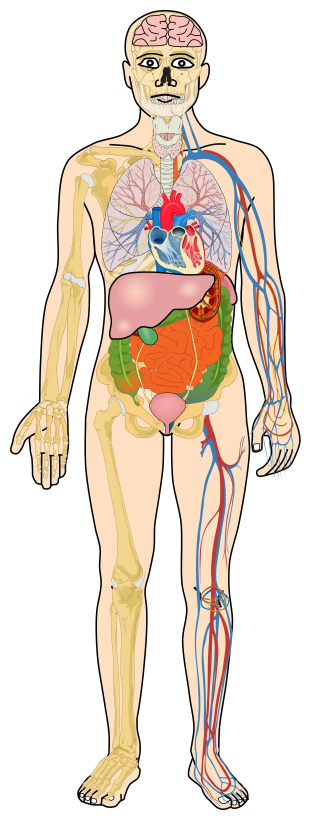
#> input picture images/clovek/organy.webp, 622 x 1640 px (shown at 1/2 size)
$ python build_organy.py
#> lines starting #> are read from the running program, lines starting #| are printed output that depends on the picture
### tools/hotspots/clovek/common.py
# Shared by build_*.py: rough hand polygons (read from gridded crops) are tightened to the ink silhouette of the
# drawing (sil.py), widened again for taps but only inside their own rough polygon, and carved in priority order
# with tools/hotspots/smysly/shapes.py (no overlaps, no holes). Writes hs_<fig>.json and an overlay ov_<fig>.png.
import os, sys, json, numpy as np, cv2
from shapely.geometry import Polygon, MultiPolygon, Point
from shapely.ops import unary_union
from PIL import Image, ImageDraw
HERE = os.path.dirname(os.path.abspath(__file__)); ROOT = os.path.abspath(os.path.join(HERE, "..", "..", ".."))
sys.path.insert(0, os.path.join(HERE, "..", "smysly"))
from shapes import finalize

P = lambda pts: Polygon(pts).buffer(0)
def U(*ps): return unary_union([p if hasattr(p, "area") else P(p) for p in ps])
def circle(x, y, r): return Point(x, y).buffer(r, 24)

# [17 lines left out: functions _mask, _poly, not called in this run]

def build(fig, image, layers, sil=None, fills=(), widen=10, raw=()):
    """layers: {layer: (order, {id: rough geometry})}. sil: silhouette png name or None (use the rough shapes).
    fills: geometries added to the silhouette where the ink outline leaks. raw: ids that skip the silhouette."""
#> called with fig = 'organy', image = 'images/clovek/organy.webp', fills = (), widen = 10, raw = ()
    im = Image.open(os.path.join(ROOT, image)).convert("RGBA"); w, h = im.size
#> after `w, h = im.size`: w = 622; h = 1640
    S = None
    if sil:
        S = cv2.imread(os.path.join(HERE, sil), cv2.IMREAD_GRAYSCALE)
        for f in fills: S = np.maximum(S, _mask(f, w, h))
    k = cv2.getStructuringElement(cv2.MORPH_ELLIPSE, (2 * widen + 1, 2 * widen + 1))
    res = {}
    for layer, (order, shapes) in layers.items():
        tight = {}
        for i in order:
            g = shapes[i]
            if S is not None and i not in raw:
                r = _mask(g, w, h); t = cv2.bitwise_and(r, S)
                t = cv2.bitwise_and(cv2.dilate(t, k), r)
                g = _poly(t)
            tight[i] = g
        res[layer] = finalize(tight, order)
    json.dump(res, open(os.path.join(HERE, f"hs_{fig}.json"), "w"))
    cols = [(220,40,40),(40,120,220),(30,160,60),(200,120,0),(150,40,200),(0,170,170),(230,0,130),(120,120,0),(90,60,30),(0,90,160)]
    for layer, items in res.items():
        ov = Image.new("RGBA", im.size); d = ImageDraw.Draw(ov)
        for n, (i, ps) in enumerate(items.items()):
            c = cols[n % len(cols)]
            for p in ps:
                d.polygon([tuple(q) for q in p], fill=c + (80,), outline=c + (255,))
            if ps:
                cx, cy = Polygon(max(ps, key=lambda p: Polygon(p).area)).representative_point().coords[0]
                d.text((cx - 20, cy - 5), i, fill=(0, 0, 0, 255))
        Image.alpha_composite(im, ov).convert("RGB").save(os.path.join(HERE, f"ov_{fig}_{layer}.png"))
        print(fig, layer, {i: len(ps) for i, ps in items.items() if True})
        missing = [i for i, ps in items.items() if not ps]
        if missing: print("  EMPTY:", missing)
#> this loop made 1 pass
#> pass 1, in build, `Image.alpha_composite(im, ov).convert("RGB").save(os.path.join(HERE, f..`:
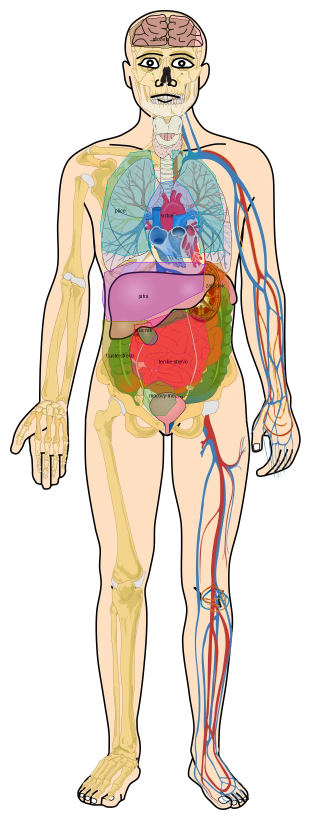
#> saved as ov_organy_organy.png: PIL image 622x1640 RGB (shown at 1/2 size); mean R, G, B 230.3, 217.7, 206.8
#> after the loop:
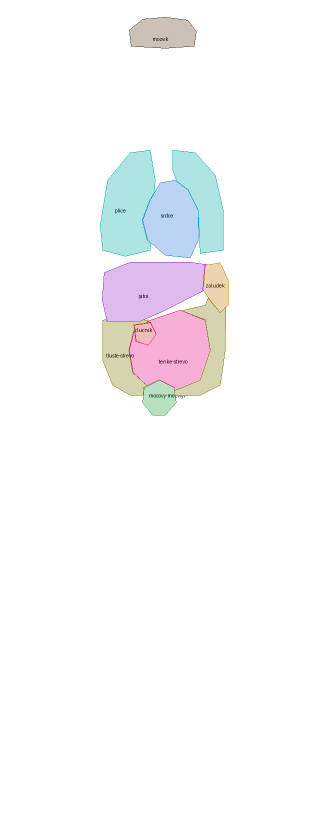
#> ov: PIL image 622x1640 RGBA (shown at 1/2 size); mean R, G, B, A 11.1, 10.5, 14.2, 9.6; transparent parts drawn white
    return res

### tools/hotspots/smysly/shapes.py
# Shared by build*.py: turns the hotspot shapes into plain polygon lists for data/hotspots-kostra.js.
# Shapes are simplified, snapped to a 0.1 px grid and cut against the ones already placed (in priority
# order), so neighbouring hotspots never overlap after rounding. The atlas draws plain polygons,
# so a ring-shaped part is cut through each hole.
import shapely
from shapely.geometry import Polygon, LineString
from shapely.ops import split

GRID = 0.1
def _polys(g):
    if g.is_empty: return []
    if g.geom_type == "Polygon": return [g]
    return [q for p in getattr(g, "geoms", []) for q in _polys(p)]

def _dehole(p):
    if not p.interiors: return [p]
    cx, cy = p.interiors[0].centroid.coords[0]; x0, y0, x1, y1 = p.bounds
    return [q for g in split(p, LineString([(x0 - 1, cy), (x1 + 1, cy)])).geoms for q in _dehole(g)]

def finalize(shapes, order, tol=0.8, min_area=80):
    out = {}; taken = Polygon()
    for k in order:
        g = shapely.set_precision(shapes[k].simplify(tol).buffer(0), GRID)
        g = shapely.set_precision(g.difference(taken), GRID)
        g = shapely.set_precision(g.buffer(-0.3, join_style=2).buffer(0.3, join_style=2).intersection(g), GRID)   # open pinch points
        pieces = [shapely.set_precision(q, GRID) for p in _polys(g) for q in _dehole(p)]
        rings = []
        for q in pieces:
            for f in _polys(q):
                if f.area <= min_area: continue
                rings.append([[round(x, 1), round(y, 1)] for x, y in list(f.exterior.coords)[:-1]])
        out[k] = rings
        taken = shapely.set_precision(shapely.union_all([taken, g]), GRID)
    # second pass on the final outlines: later items give way to earlier ones
    placed = Polygon(); final = {}
    for k in order:
        rings = []
        for r in out[k]:
            for f in _polys(Polygon(r).difference(placed.buffer(0.15, join_style=2))):   # 0.15 px gap: no slivers after rounding
                if f.area <= min_area: continue
                rr = [[round(x, 1), round(y, 1)] for x, y in list(f.exterior.coords)[:-1]]
                if Polygon(rr).is_valid: rings.append(rr)
        final[k] = rings
        placed = shapely.union_all([placed] + [Polygon(r) for r in rings])
    return final

### tools/hotspots/clovek/build_organy.py
# Human organs (organy.webp, 622 x 1640, "SVG Human With All Organs") and the reproductive organs
# (rozmnozovaci-muz.webp 683 x 1070, rozmnozovaci-zena.webp 1009 x 946). Coloured drawings: hand polygons as they are.
from common import *
O = {}
O["zlucnik"] = P([(268,650),(300,645),(312,668),(296,690),(272,682)])
O["srdce"] = P([(300,400),(320,365),(350,360),(376,380),(396,420),(396,480),(380,515),(330,510),(295,480),(285,440)])
O["mocovy-mechyr"] = P([(288,775),(318,760),(348,775),(352,805),(330,830),(305,830),(285,805)])
O["zaludek"] = P([(410,530),(440,525),(456,560),(456,610),(440,625),(420,600),(406,580)])
O["jatra"] = P([(208,545),(260,524),(380,524),(420,530),(410,580),(370,600),(330,620),(280,642),(214,642),(204,600)])
O["plice"] = U(P([(200,450),(215,360),(260,305),(300,300),(310,360),(300,500),(250,512),(205,500)]),
               P([(345,300),(390,305),(430,350),(446,420),(446,500),(400,506),(396,420),(360,380),(345,340)]))
O["tenke-strevo"] = P([(268,662),(300,640),(360,620),(410,640),(420,700),(400,760),(350,780),(295,772),(266,745),(258,700)])
O["tluste-strevo"] = P([(205,640),(250,632),(300,642),(360,622),(410,610),(432,560),(452,575),(450,700),(440,770),(400,790),(330,792),(260,790),(225,770),(205,720)])
O["mozek"] = P([(258,60),(285,38),(330,34),(375,40),(392,62),(388,92),(330,96),(262,92)])
ORDER = ["zlucnik","srdce","mocovy-mechyr","zaludek","jatra","plice","tenke-strevo","tluste-strevo","mozek"]
build("organy", "images/clovek/organy.webp", {"organy": (ORDER, O)})

M = {}
M["prostata"] = P([(135,470),(190,460),(240,480),(250,520),(230,560),(195,575),(160,560),(132,520)])
M["mocovy-mechyr"] = P([(80,280),(120,245),(250,235),(370,260),(420,310),(440,370),(420,420),(330,470),(230,476),(150,460),(90,410),(78,340)])
M["varle"] = P([(360,780),(400,755),(450,760),(485,790),(505,840),(505,920),(480,960),(420,968),(380,950),(355,900),(350,820)])
M["penis"] = P([(165,610),(250,590),(330,575),(400,550),(450,535),(530,560),(590,620),(620,700),(640,780),(660,850),(660,920),(630,940),(560,935),(520,880),(510,800),(490,720),(450,650),(400,640),(330,660),(250,690),(180,685),(160,650)])
build("muz", "images/clovek/rozmnozovaci-muz.webp", {"organy": (["prostata","mocovy-mechyr","varle","penis"], M)})
#> call 2 of build, with fig = 'muz', image = 'images/clovek/rozmnozovaci-muz.webp', fills = (), widen = 10, raw = ()
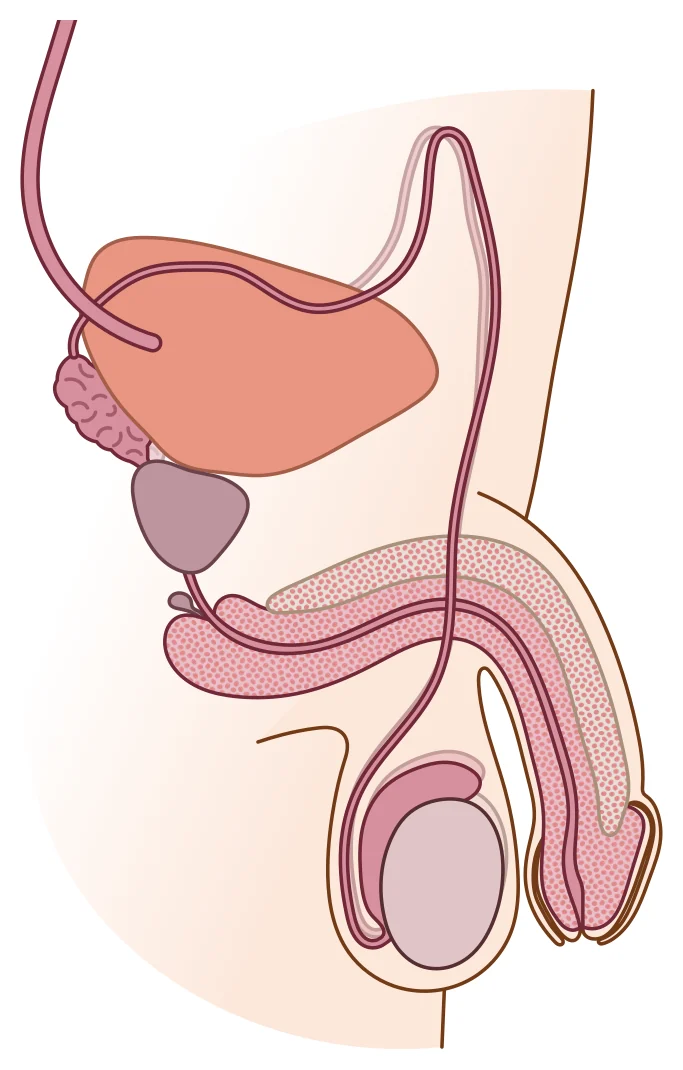
#> input picture images/clovek/rozmnozovaci-muz.webp, 683 x 1070 px
#> the loop in build (call 2), `for layer, items in res.items():` made 1 pass
#> layer on pass 1: 'organy'
#| muz organy {'prostata': 1, 'mocovy-mechyr': 1, 'varle': 1, 'penis': 1}
#> pass 1, in build (call 2), `Image.alpha_composite(im, ov).convert("RGB").save(os.path.join(HERE, f..`:
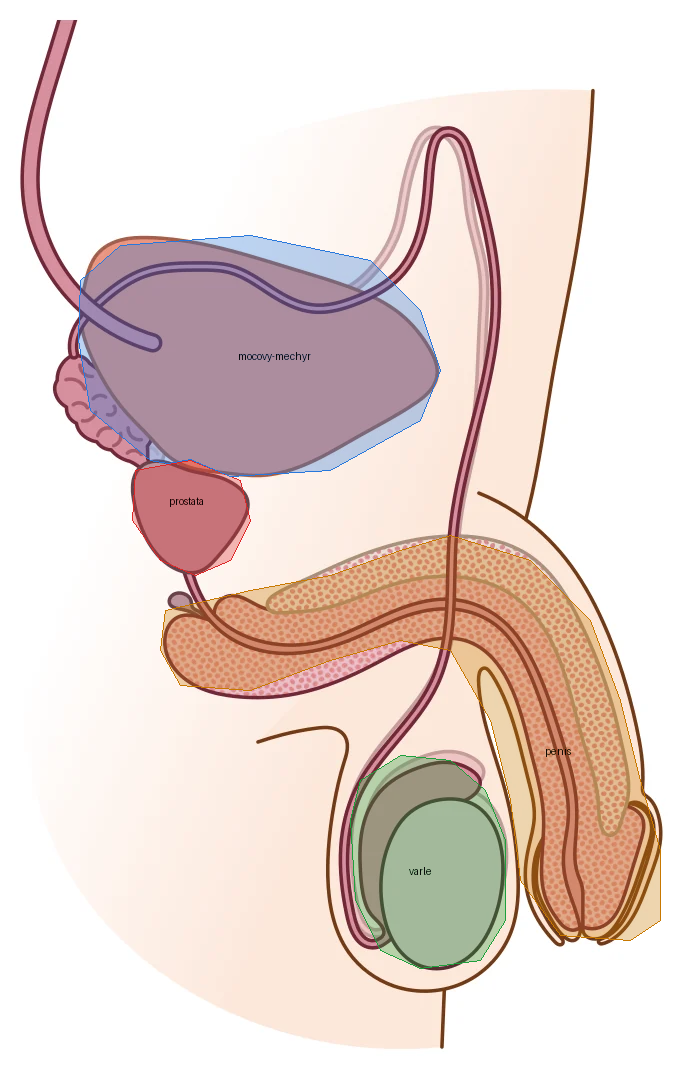
#> saved as ov_muz_organy.png: PIL image 683x1070 RGB; mean R, G, B 231.4, 214.6, 208.7
#> after the loop in build (call 2), `for layer, items in res.items():`:
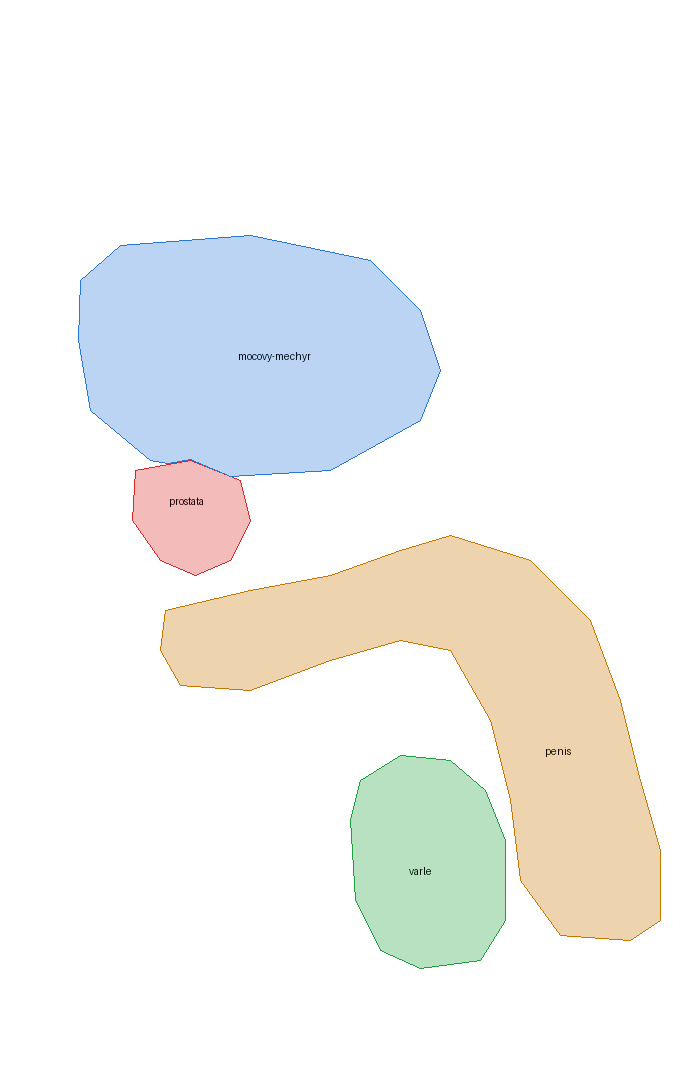
#> ov: PIL image 683x1070 RGBA; mean R, G, B, A 29.2, 30.8, 23.9, 21.2; transparent parts drawn white

Z = {}
Z["vajecnik"] = P([(400,215),(415,185),(450,172),(490,185),(502,215),(490,248),(450,262),(412,248)])
Z["vejcovod"] = P([(398,305),(352,268),(338,220),(350,175),(390,148),(450,140),(500,150),(525,185),(512,228),(495,200),(470,180),(420,178),(380,195),(368,232),(382,270),(415,292)]).buffer(6)
Z["mocovy-mechyr"] = P([(270,460),(320,410),(400,400),(470,410),(520,440),(530,500),(500,560),(430,600),(330,610),(280,560),(260,500)])
Z["deloha"] = P([(400,300),(440,270),(500,265),(560,300),(610,360),(635,440),(620,500),(592,540),(540,540),(520,510),(490,470),(440,420),(400,380),(395,340)])
Z["pochva"] = P([(530,520),(598,520),(580,560),(560,600),(530,640),(505,680),(492,722),(455,722),(440,690),(460,650),(490,600),(515,560)])
build("zena", "images/clovek/rozmnozovaci-zena.webp", {"organy": (["vajecnik","vejcovod","mocovy-mechyr","deloha","pochva"], Z)})
#> call 3 of build, with fig = 'zena', image = 'images/clovek/rozmnozovaci-zena.webp', fills = (), widen = 10, raw = ()
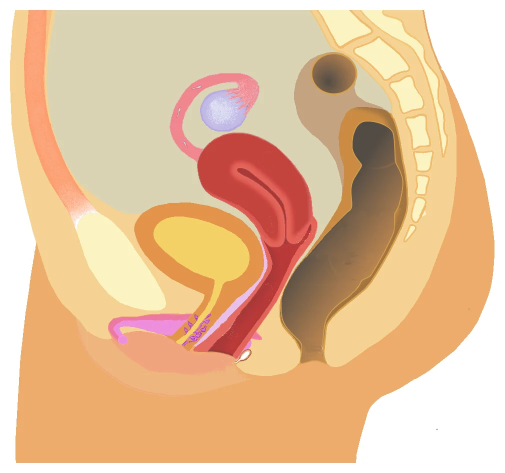
#> input picture images/clovek/rozmnozovaci-zena.webp, 1009 x 946 px (shown at 1/2 size)
#> the loop in build (call 3), `for layer, (order, shapes) in layers.items():` made 1 pass
#> after the loop in build (call 3), `for layer, (order, shapes) in layers.items():`: res = 1 item
#> the loop in build (call 3), `for layer, items in res.items():` made 1 pass
#| zena organy {'vajecnik': 1, 'vejcovod': 1, 'mocovy-mechyr': 1, 'deloha': 1, 'pochva': 1}
#> after the loop in build (call 3), `for layer, items in res.items():`:
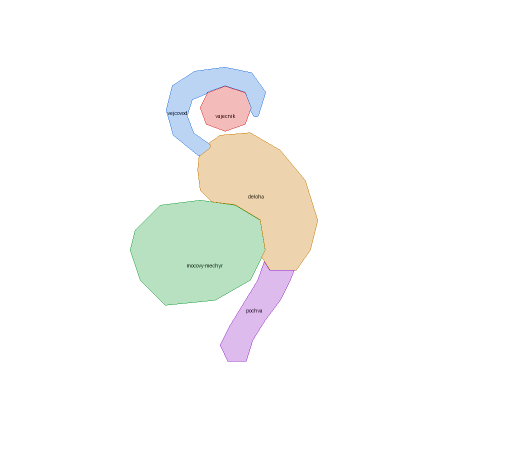
#> ov: PIL image 1009x946 RGBA (shown at 1/2 size); mean R, G, B, A 13.4, 14.6, 8.6, 10.2; transparent parts drawn white
